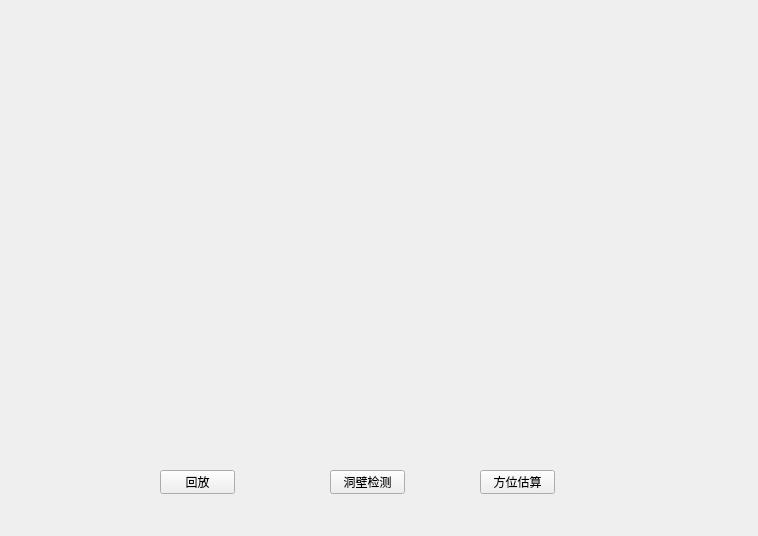
<?xml version="1.0" encoding="UTF-8"?>
<ui version="4.0">
 <class>Form</class>
 <widget class="QWidget" name="Form">
  <property name="geometry">
   <rect>
    <x>0</x>
    <y>0</y>
    <width>758</width>
    <height>536</height>
   </rect>
  </property>
  <property name="windowTitle">
   <string>Form</string>
  </property>
  <widget class="QPushButton" name="pushButton">
   <property name="geometry">
    <rect>
     <x>160</x>
     <y>470</y>
     <width>75</width>
     <height>24</height>
    </rect>
   </property>
   <property name="text">
    <string>回放</string>
   </property>
  </widget>
  <widget class="QPushButton" name="pushButton_2">
   <property name="geometry">
    <rect>
     <x>330</x>
     <y>470</y>
     <width>75</width>
     <height>24</height>
    </rect>
   </property>
   <property name="text">
    <string>洞壁检测</string>
   </property>
  </widget>
  <widget class="QPushButton" name="pushButton_3">
   <property name="geometry">
    <rect>
     <x>480</x>
     <y>470</y>
     <width>75</width>
     <height>24</height>
    </rect>
   </property>
   <property name="text">
    <string>方位估算</string>
   </property>
  </widget>
  <widget class="QLabel" name="label">
   <property name="geometry">
    <rect>
     <x>80</x>
     <y>40</y>
     <width>581</width>
     <height>391</height>
    </rect>
   </property>
   <property name="text">
    <string>             </string>
   </property>
  </widget>
 </widget>
 <resources/>
 <connections/>
</ui>
